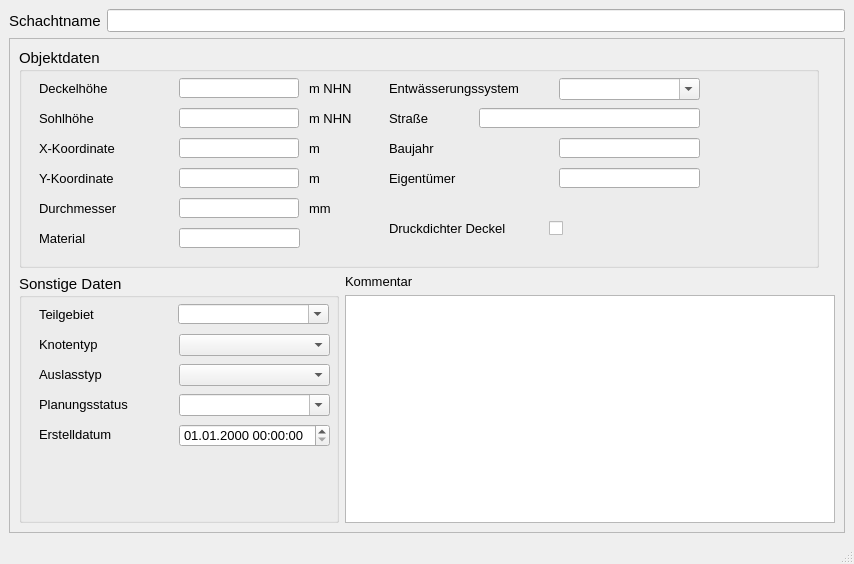
<?xml version="1.0" encoding="UTF-8"?>
<ui version="4.0">
 <class>MainWindow</class>
 <widget class="QMainWindow" name="MainWindow">
  <property name="enabled">
   <bool>true</bool>
  </property>
  <property name="geometry">
   <rect>
    <x>0</x>
    <y>0</y>
    <width>854</width>
    <height>564</height>
   </rect>
  </property>
  <property name="minimumSize">
   <size>
    <width>650</width>
    <height>490</height>
   </size>
  </property>
  <property name="font">
   <font>
    <family>Tahoma</family>
    <pointsize>10</pointsize>
   </font>
  </property>
  <property name="windowTitle">
   <string>Schacht</string>
  </property>
  <property name="toolTip">
   <string>&lt;html&gt;&lt;head/&gt;&lt;body&gt;&lt;p&gt;Besondere Lage im Kanalnetz z.B. Anfangsschacht&lt;/p&gt;&lt;/body&gt;&lt;/html&gt;</string>
  </property>
  <property name="statusTip">
   <string>Besondere Lage im Kanalnetz z.B. Anfangsschacht</string>
  </property>
  <widget class="QWidget" name="centralwidget">
   <layout class="QVBoxLayout" name="verticalLayout">
    <item>
     <layout class="QHBoxLayout" name="horizontalLayout">
      <item>
       <widget class="QLabel" name="label">
        <property name="font">
         <font>
          <family>Tahoma</family>
          <pointsize>11</pointsize>
         </font>
        </property>
        <property name="text">
         <string>Schachtname</string>
        </property>
       </widget>
      </item>
      <item>
       <widget class="QLineEdit" name="schnam">
        <property name="toolTip">
         <string>&lt;html&gt;&lt;head/&gt;&lt;body&gt;&lt;p&gt;Eindeutige Schachtbezeichnung&lt;/p&gt;&lt;/body&gt;&lt;/html&gt;</string>
        </property>
        <property name="statusTip">
         <string>Eindeutige Schachtbezeichnung</string>
        </property>
       </widget>
      </item>
     </layout>
    </item>
    <item>
     <widget class="QScrollArea" name="scrollArea">
      <property name="widgetResizable">
       <bool>true</bool>
      </property>
      <widget class="QWidget" name="scrollAreaWidgetContents">
       <property name="geometry">
        <rect>
         <x>0</x>
         <y>0</y>
         <width>830</width>
         <height>451</height>
        </rect>
       </property>
       <layout class="QGridLayout" name="gridLayout">
        <item row="0" column="0" colspan="2">
         <widget class="QGroupBox" name="groupBox_2">
          <property name="minimumSize">
           <size>
            <width>800</width>
            <height>220</height>
           </size>
          </property>
          <property name="maximumSize">
           <size>
            <width>800</width>
            <height>220</height>
           </size>
          </property>
          <property name="font">
           <font>
            <family>Tahoma</family>
            <pointsize>11</pointsize>
           </font>
          </property>
          <property name="toolTip">
           <string>&lt;html&gt;&lt;head/&gt;&lt;body&gt;&lt;p&gt;Material des Schachtes&lt;/p&gt;&lt;/body&gt;&lt;/html&gt;</string>
          </property>
          <property name="statusTip">
           <string>Material des Schachtes</string>
          </property>
          <property name="title">
           <string>Objektdaten</string>
          </property>
          <widget class="QLineEdit" name="x">
           <property name="geometry">
            <rect>
             <x>160</x>
             <y>90</y>
             <width>120</width>
             <height>20</height>
            </rect>
           </property>
           <property name="font">
            <font>
             <family>Tahoma</family>
             <pointsize>10</pointsize>
            </font>
           </property>
           <property name="toolTip">
            <string>&lt;html&gt;&lt;head/&gt;&lt;body&gt;&lt;p&gt;Lage-Koordinate (im Projektionssystem des Layers)&lt;/p&gt;&lt;/body&gt;&lt;/html&gt;</string>
           </property>
           <property name="statusTip">
            <string>Lage-Koordinate (im Projektionssystem des Layers)</string>
           </property>
           <property name="readOnly">
            <bool>true</bool>
           </property>
          </widget>
          <widget class="QLabel" name="label_3">
           <property name="geometry">
            <rect>
             <x>20</x>
             <y>60</y>
             <width>81</width>
             <height>21</height>
            </rect>
           </property>
           <property name="font">
            <font>
             <family>Tahoma</family>
             <pointsize>10</pointsize>
            </font>
           </property>
           <property name="text">
            <string>Sohlhöhe</string>
           </property>
          </widget>
          <widget class="QLineEdit" name="sohlhoehe">
           <property name="geometry">
            <rect>
             <x>160</x>
             <y>60</y>
             <width>120</width>
             <height>20</height>
            </rect>
           </property>
           <property name="font">
            <font>
             <family>Tahoma</family>
             <pointsize>10</pointsize>
            </font>
           </property>
           <property name="toolTip">
            <string>&lt;html&gt;&lt;head/&gt;&lt;body&gt;&lt;p&gt;Höhe der Sohle&lt;/p&gt;&lt;/body&gt;&lt;/html&gt;</string>
           </property>
           <property name="statusTip">
            <string>Höhe der Sohle</string>
           </property>
          </widget>
          <widget class="QLabel" name="label_11">
           <property name="geometry">
            <rect>
             <x>290</x>
             <y>90</y>
             <width>41</width>
             <height>21</height>
            </rect>
           </property>
           <property name="font">
            <font>
             <family>Tahoma</family>
             <pointsize>10</pointsize>
            </font>
           </property>
           <property name="text">
            <string>m</string>
           </property>
          </widget>
          <widget class="QLabel" name="label_5">
           <property name="geometry">
            <rect>
             <x>20</x>
             <y>30</y>
             <width>111</width>
             <height>21</height>
            </rect>
           </property>
           <property name="font">
            <font>
             <family>Tahoma</family>
             <pointsize>10</pointsize>
            </font>
           </property>
           <property name="text">
            <string>Deckelhöhe</string>
           </property>
          </widget>
          <widget class="QLabel" name="label_39">
           <property name="geometry">
            <rect>
             <x>20</x>
             <y>150</y>
             <width>111</width>
             <height>21</height>
            </rect>
           </property>
           <property name="font">
            <font>
             <family>Tahoma</family>
             <pointsize>10</pointsize>
            </font>
           </property>
           <property name="text">
            <string>Durchmesser</string>
           </property>
          </widget>
          <widget class="QLabel" name="label_12">
           <property name="geometry">
            <rect>
             <x>290</x>
             <y>120</y>
             <width>41</width>
             <height>21</height>
            </rect>
           </property>
           <property name="font">
            <font>
             <family>Tahoma</family>
             <pointsize>10</pointsize>
            </font>
           </property>
           <property name="text">
            <string>m</string>
           </property>
          </widget>
          <widget class="QLineEdit" name="deckelhoehe">
           <property name="geometry">
            <rect>
             <x>160</x>
             <y>30</y>
             <width>120</width>
             <height>20</height>
            </rect>
           </property>
           <property name="font">
            <font>
             <family>Tahoma</family>
             <pointsize>10</pointsize>
            </font>
           </property>
           <property name="toolTip">
            <string>&lt;html&gt;&lt;head/&gt;&lt;body&gt;&lt;p&gt;Höhe des Kanaldeckels (meist gleich Geländehöhe)&lt;/p&gt;&lt;/body&gt;&lt;/html&gt;</string>
           </property>
           <property name="statusTip">
            <string>Höhe des Kanaldeckels (meist gleich Geländehöhe)</string>
           </property>
          </widget>
          <widget class="QLineEdit" name="durchm">
           <property name="geometry">
            <rect>
             <x>160</x>
             <y>150</y>
             <width>120</width>
             <height>20</height>
            </rect>
           </property>
           <property name="font">
            <font>
             <family>Tahoma</family>
             <pointsize>10</pointsize>
            </font>
           </property>
           <property name="toolTip">
            <string>&lt;html&gt;&lt;head/&gt;&lt;body&gt;&lt;p&gt;Standard-Durchmesser nach DIN&lt;/p&gt;&lt;/body&gt;&lt;/html&gt;</string>
           </property>
           <property name="statusTip">
            <string>Standard-Durchmesser nach DIN</string>
           </property>
          </widget>
          <widget class="QLabel" name="label_9">
           <property name="geometry">
            <rect>
             <x>20</x>
             <y>120</y>
             <width>111</width>
             <height>21</height>
            </rect>
           </property>
           <property name="font">
            <font>
             <family>Tahoma</family>
             <pointsize>10</pointsize>
            </font>
           </property>
           <property name="text">
            <string>Y-Koordinate</string>
           </property>
          </widget>
          <widget class="QLabel" name="label_10">
           <property name="geometry">
            <rect>
             <x>290</x>
             <y>30</y>
             <width>51</width>
             <height>21</height>
            </rect>
           </property>
           <property name="font">
            <font>
             <family>Tahoma</family>
             <pointsize>10</pointsize>
            </font>
           </property>
           <property name="text">
            <string>m NHN</string>
           </property>
          </widget>
          <widget class="QLabel" name="label_27">
           <property name="geometry">
            <rect>
             <x>290</x>
             <y>150</y>
             <width>41</width>
             <height>21</height>
            </rect>
           </property>
           <property name="font">
            <font>
             <family>Tahoma</family>
             <pointsize>10</pointsize>
            </font>
           </property>
           <property name="text">
            <string>mm</string>
           </property>
          </widget>
          <widget class="QLabel" name="label_8">
           <property name="geometry">
            <rect>
             <x>290</x>
             <y>60</y>
             <width>51</width>
             <height>21</height>
            </rect>
           </property>
           <property name="font">
            <font>
             <family>Tahoma</family>
             <pointsize>10</pointsize>
            </font>
           </property>
           <property name="text">
            <string>m NHN</string>
           </property>
          </widget>
          <widget class="QLabel" name="label_6">
           <property name="geometry">
            <rect>
             <x>20</x>
             <y>90</y>
             <width>111</width>
             <height>21</height>
            </rect>
           </property>
           <property name="font">
            <font>
             <family>Tahoma</family>
             <pointsize>10</pointsize>
            </font>
           </property>
           <property name="text">
            <string>X-Koordinate</string>
           </property>
          </widget>
          <widget class="QLineEdit" name="y">
           <property name="geometry">
            <rect>
             <x>160</x>
             <y>120</y>
             <width>120</width>
             <height>20</height>
            </rect>
           </property>
           <property name="font">
            <font>
             <family>Tahoma</family>
             <pointsize>10</pointsize>
            </font>
           </property>
           <property name="toolTip">
            <string>&lt;html&gt;&lt;head/&gt;&lt;body&gt;&lt;p&gt;Lage-Koordinate (im Projektionssystem des Layers)&lt;/p&gt;&lt;/body&gt;&lt;/html&gt;</string>
           </property>
           <property name="statusTip">
            <string>Lage-Koordinate (im Projektionssystem des Layers)</string>
           </property>
           <property name="readOnly">
            <bool>true</bool>
           </property>
          </widget>
          <widget class="QCheckBox" name="druckdicht">
           <property name="geometry">
            <rect>
             <x>530</x>
             <y>170</y>
             <width>70</width>
             <height>21</height>
            </rect>
           </property>
           <property name="font">
            <font>
             <family>Tahoma</family>
             <pointsize>10</pointsize>
            </font>
           </property>
           <property name="toolTip">
            <string>&lt;html&gt;&lt;head/&gt;&lt;body&gt;&lt;p&gt;Wenn Druckdeckel vorhanden sind auswählen.&lt;/p&gt;&lt;/body&gt;&lt;/html&gt;</string>
           </property>
           <property name="statusTip">
            <string>Wenn Druckdeckel vorhanden sind auswählen.</string>
           </property>
           <property name="text">
            <string/>
           </property>
          </widget>
          <widget class="QComboBox" name="entwart">
           <property name="geometry">
            <rect>
             <x>540</x>
             <y>30</y>
             <width>141</width>
             <height>22</height>
            </rect>
           </property>
           <property name="font">
            <font>
             <family>Tahoma</family>
             <pointsize>10</pointsize>
            </font>
           </property>
           <property name="toolTip">
            <string>&lt;html&gt;&lt;head/&gt;&lt;body&gt;&lt;p&gt;&lt;span style=&quot; font-family:'Calibri','sans-serif';&quot;&gt;vorh. Entwässerungssystem (z.B. Mischwasser, Regenwasser etc.)&lt;/span&gt;&lt;/p&gt;&lt;/body&gt;&lt;/html&gt;</string>
           </property>
           <property name="statusTip">
            <string>vorh. Entwässerungssystem (z.B. Mischwasser, Regenwasser etc.)</string>
           </property>
           <property name="editable">
            <bool>true</bool>
           </property>
          </widget>
          <widget class="QLabel" name="label_41">
           <property name="geometry">
            <rect>
             <x>370</x>
             <y>170</y>
             <width>161</width>
             <height>21</height>
            </rect>
           </property>
           <property name="font">
            <font>
             <family>Tahoma</family>
             <pointsize>10</pointsize>
            </font>
           </property>
           <property name="text">
            <string>Druckdichter Deckel</string>
           </property>
          </widget>
          <widget class="QLineEdit" name="strasse">
           <property name="geometry">
            <rect>
             <x>460</x>
             <y>60</y>
             <width>221</width>
             <height>20</height>
            </rect>
           </property>
           <property name="font">
            <font>
             <family>Tahoma</family>
             <pointsize>10</pointsize>
            </font>
           </property>
           <property name="toolTip">
            <string>&lt;html&gt;&lt;head/&gt;&lt;body&gt;&lt;p&gt;Straßenname&lt;/p&gt;&lt;/body&gt;&lt;/html&gt;</string>
           </property>
           <property name="statusTip">
            <string>Straßenname</string>
           </property>
          </widget>
          <widget class="QLabel" name="label_2">
           <property name="geometry">
            <rect>
             <x>370</x>
             <y>60</y>
             <width>131</width>
             <height>21</height>
            </rect>
           </property>
           <property name="font">
            <font>
             <family>Tahoma</family>
             <pointsize>10</pointsize>
            </font>
           </property>
           <property name="text">
            <string>Straße</string>
           </property>
          </widget>
          <widget class="QLabel" name="label_40">
           <property name="geometry">
            <rect>
             <x>370</x>
             <y>30</y>
             <width>171</width>
             <height>21</height>
            </rect>
           </property>
           <property name="font">
            <font>
             <family>Tahoma</family>
             <pointsize>10</pointsize>
            </font>
           </property>
           <property name="text">
            <string>Entwässerungssystem</string>
           </property>
          </widget>
          <widget class="QLabel" name="label_4">
           <property name="geometry">
            <rect>
             <x>370</x>
             <y>90</y>
             <width>131</width>
             <height>21</height>
            </rect>
           </property>
           <property name="font">
            <font>
             <family>Tahoma</family>
             <pointsize>10</pointsize>
            </font>
           </property>
           <property name="text">
            <string>Baujahr</string>
           </property>
          </widget>
          <widget class="QLabel" name="label_7">
           <property name="geometry">
            <rect>
             <x>370</x>
             <y>120</y>
             <width>131</width>
             <height>21</height>
            </rect>
           </property>
           <property name="font">
            <font>
             <family>Tahoma</family>
             <pointsize>10</pointsize>
            </font>
           </property>
           <property name="text">
            <string>Eigentümer</string>
           </property>
          </widget>
          <widget class="QLineEdit" name="baujahr">
           <property name="geometry">
            <rect>
             <x>540</x>
             <y>90</y>
             <width>141</width>
             <height>20</height>
            </rect>
           </property>
           <property name="toolTip">
            <string>&lt;html&gt;&lt;head/&gt;&lt;body&gt;&lt;p&gt;Baujahr&lt;/p&gt;&lt;/body&gt;&lt;/html&gt;</string>
           </property>
           <property name="statusTip">
            <string>Baujahr</string>
           </property>
          </widget>
          <widget class="QLineEdit" name="eigentum">
           <property name="geometry">
            <rect>
             <x>540</x>
             <y>120</y>
             <width>141</width>
             <height>20</height>
            </rect>
           </property>
           <property name="toolTip">
            <string>&lt;html&gt;&lt;head/&gt;&lt;body&gt;&lt;p&gt;Eigentürmer&lt;/p&gt;&lt;/body&gt;&lt;/html&gt;</string>
           </property>
           <property name="statusTip">
            <string>Eigentürmer</string>
           </property>
          </widget>
          <widget class="QLabel" name="label_16">
           <property name="geometry">
            <rect>
             <x>20</x>
             <y>180</y>
             <width>131</width>
             <height>21</height>
            </rect>
           </property>
           <property name="font">
            <font>
             <family>Tahoma</family>
             <pointsize>10</pointsize>
            </font>
           </property>
           <property name="text">
            <string>Material</string>
           </property>
          </widget>
          <widget class="QLineEdit" name="material">
           <property name="geometry">
            <rect>
             <x>160</x>
             <y>180</y>
             <width>121</width>
             <height>20</height>
            </rect>
           </property>
           <property name="toolTip">
            <string>&lt;html&gt;&lt;head/&gt;&lt;body&gt;&lt;p&gt;Material des Schachtes (z.B. Beton, Gussstahl etc.)&lt;/p&gt;&lt;/body&gt;&lt;/html&gt;</string>
           </property>
           <property name="statusTip">
            <string>Material des Schachtes (z.B. Beton, Gussstahl etc.)</string>
           </property>
          </widget>
         </widget>
        </item>
        <item row="1" column="0" rowspan="2">
         <widget class="QGroupBox" name="groupBox_3">
          <property name="minimumSize">
           <size>
            <width>320</width>
            <height>0</height>
           </size>
          </property>
          <property name="maximumSize">
           <size>
            <width>320</width>
            <height>16777215</height>
           </size>
          </property>
          <property name="font">
           <font>
            <family>Tahoma</family>
            <pointsize>11</pointsize>
           </font>
          </property>
          <property name="title">
           <string>Sonstige Daten</string>
          </property>
          <widget class="QComboBox" name="teilgebiet">
           <property name="geometry">
            <rect>
             <x>159</x>
             <y>30</y>
             <width>151</width>
             <height>20</height>
            </rect>
           </property>
           <property name="font">
            <font>
             <family>Tahoma</family>
             <pointsize>10</pointsize>
            </font>
           </property>
           <property name="toolTip">
            <string>&lt;html&gt;&lt;head/&gt;&lt;body&gt;&lt;p&gt;zur Zuordnung auf ein selbstständig festgelegtes Teilgebiet&lt;/p&gt;&lt;/body&gt;&lt;/html&gt;</string>
           </property>
           <property name="statusTip">
            <string>zur Zuordnung auf ein selbstständig festgelegtes Teilgebiet</string>
           </property>
           <property name="editable">
            <bool>true</bool>
           </property>
          </widget>
          <widget class="QLabel" name="label_13">
           <property name="geometry">
            <rect>
             <x>20</x>
             <y>30</y>
             <width>101</width>
             <height>20</height>
            </rect>
           </property>
           <property name="font">
            <font>
             <family>Tahoma</family>
             <pointsize>10</pointsize>
            </font>
           </property>
           <property name="text">
            <string>Teilgebiet</string>
           </property>
           <property name="buddy">
            <cstring>simstatus</cstring>
           </property>
          </widget>
          <widget class="QComboBox" name="simstatus">
           <property name="geometry">
            <rect>
             <x>160</x>
             <y>120</y>
             <width>151</width>
             <height>22</height>
            </rect>
           </property>
           <property name="font">
            <font>
             <family>Tahoma</family>
             <pointsize>10</pointsize>
            </font>
           </property>
           <property name="toolTip">
            <string>&lt;html&gt;&lt;head/&gt;&lt;body&gt;&lt;p&gt;&lt;span style=&quot; font-family:'Calibri','sans-serif'; font-size:11pt;&quot;&gt;aktueller Status (z.B. vorhanden, in Planung etc.)&lt;/span&gt;&lt;/p&gt;&lt;/body&gt;&lt;/html&gt;</string>
           </property>
           <property name="statusTip">
            <string>aktueller Status (z.B. vorhanden, in Planung etc.)</string>
           </property>
           <property name="editable">
            <bool>true</bool>
           </property>
          </widget>
          <widget class="QgsDateTimeEdit" name="createdat">
           <property name="geometry">
            <rect>
             <x>160</x>
             <y>150</y>
             <width>151</width>
             <height>23</height>
            </rect>
           </property>
           <property name="font">
            <font>
             <family>Tahoma</family>
             <pointsize>10</pointsize>
            </font>
           </property>
           <property name="currentSection">
            <enum>QDateTimeEdit::DaySection</enum>
           </property>
           <property name="displayFormat">
            <string>dd.MM.yyyy HH:mm:ss</string>
           </property>
          </widget>
          <widget class="QLabel" name="label_15">
           <property name="geometry">
            <rect>
             <x>20</x>
             <y>120</y>
             <width>121</width>
             <height>21</height>
            </rect>
           </property>
           <property name="font">
            <font>
             <family>Tahoma</family>
             <pointsize>10</pointsize>
            </font>
           </property>
           <property name="text">
            <string>Planungsstatus</string>
           </property>
           <property name="buddy">
            <cstring>simstatus</cstring>
           </property>
          </widget>
          <widget class="QLabel" name="label_71">
           <property name="geometry">
            <rect>
             <x>20</x>
             <y>150</y>
             <width>151</width>
             <height>21</height>
            </rect>
           </property>
           <property name="font">
            <font>
             <family>Tahoma</family>
             <pointsize>10</pointsize>
            </font>
           </property>
           <property name="text">
            <string>Erstelldatum</string>
           </property>
          </widget>
          <widget class="QLabel" name="label_17">
           <property name="geometry">
            <rect>
             <x>20</x>
             <y>60</y>
             <width>111</width>
             <height>20</height>
            </rect>
           </property>
           <property name="font">
            <font>
             <family>Tahoma</family>
             <pointsize>10</pointsize>
            </font>
           </property>
           <property name="text">
            <string>Knotentyp</string>
           </property>
           <property name="buddy">
            <cstring>simstatus</cstring>
           </property>
          </widget>
          <widget class="QComboBox" name="knotentyp">
           <property name="geometry">
            <rect>
             <x>160</x>
             <y>60</y>
             <width>151</width>
             <height>22</height>
            </rect>
           </property>
           <property name="toolTip">
            <string>&lt;html&gt;&lt;head/&gt;&lt;body&gt;&lt;p&gt;Besondere Lage im Kanalnetz z.B. Anfangsschacht&lt;/p&gt;&lt;/body&gt;&lt;/html&gt;</string>
           </property>
           <property name="statusTip">
            <string>Besondere Lage im Kanalnetz z.B. Anfangsschacht</string>
           </property>
          </widget>
          <widget class="QLabel" name="label_18">
           <property name="geometry">
            <rect>
             <x>20</x>
             <y>90</y>
             <width>91</width>
             <height>20</height>
            </rect>
           </property>
           <property name="font">
            <font>
             <family>Tahoma</family>
             <pointsize>10</pointsize>
            </font>
           </property>
           <property name="toolTip">
            <string>&lt;html&gt;&lt;head/&gt;&lt;body&gt;&lt;p&gt;Auslasstyp gem. HYSTEM-EXTRAN (z.B.: Frei, Normal, Konstant etc.)&lt;/p&gt;&lt;/body&gt;&lt;/html&gt;</string>
           </property>
           <property name="statusTip">
            <string>Auslasstyp gem. HYSTEM-EXTRAN (z.B.: Frei, Normal, Konstant etc.)</string>
           </property>
           <property name="text">
            <string>Auslasstyp</string>
           </property>
           <property name="buddy">
            <cstring>simstatus</cstring>
           </property>
          </widget>
          <widget class="QComboBox" name="auslasstyp">
           <property name="geometry">
            <rect>
             <x>160</x>
             <y>90</y>
             <width>151</width>
             <height>22</height>
            </rect>
           </property>
           <property name="toolTip">
            <string>&lt;html&gt;&lt;head/&gt;&lt;body&gt;&lt;p&gt;Auslasstyp gem. HYSTEM-EXTRAN (z.B.: Frei, Normal, Konstant etc.)&lt;/p&gt;&lt;/body&gt;&lt;/html&gt;</string>
           </property>
           <property name="statusTip">
            <string>Auslasstyp gem. HYSTEM-EXTRAN (z.B.: Frei, Normal, Konstant etc.)</string>
           </property>
          </widget>
         </widget>
        </item>
        <item row="1" column="1">
         <widget class="QLabel" name="label_14">
          <property name="text">
           <string>Kommentar</string>
          </property>
         </widget>
        </item>
        <item row="2" column="1">
         <widget class="QTextEdit" name="kommentar">
          <property name="minimumSize">
           <size>
            <width>0</width>
            <height>0</height>
           </size>
          </property>
          <property name="toolTip">
           <string>&lt;html&gt;&lt;head/&gt;&lt;body&gt;&lt;p&gt;Platz für zusätzliche Kommentare.&lt;/p&gt;&lt;/body&gt;&lt;/html&gt;</string>
          </property>
          <property name="statusTip">
           <string>Platz für zusätzliche Kommentare.</string>
          </property>
         </widget>
        </item>
       </layout>
      </widget>
     </widget>
    </item>
   </layout>
  </widget>
  <widget class="QMenuBar" name="menubar">
   <property name="geometry">
    <rect>
     <x>0</x>
     <y>0</y>
     <width>854</width>
     <height>27</height>
    </rect>
   </property>
  </widget>
  <widget class="QStatusBar" name="statusbar"/>
 </widget>
 <customwidgets>
  <customwidget>
   <class>QgsDateTimeEdit</class>
   <extends>QDateTimeEdit</extends>
   <header>qgsdatetimeedit.h</header>
  </customwidget>
 </customwidgets>
 <tabstops>
  <tabstop>schnam</tabstop>
  <tabstop>deckelhoehe</tabstop>
  <tabstop>sohlhoehe</tabstop>
  <tabstop>x</tabstop>
  <tabstop>y</tabstop>
  <tabstop>durchm</tabstop>
  <tabstop>material</tabstop>
  <tabstop>entwart</tabstop>
  <tabstop>strasse</tabstop>
  <tabstop>baujahr</tabstop>
  <tabstop>eigentum</tabstop>
  <tabstop>druckdicht</tabstop>
  <tabstop>teilgebiet</tabstop>
  <tabstop>knotentyp</tabstop>
  <tabstop>auslasstyp</tabstop>
  <tabstop>simstatus</tabstop>
  <tabstop>createdat</tabstop>
  <tabstop>kommentar</tabstop>
 </tabstops>
 <resources/>
 <connections/>
</ui>
